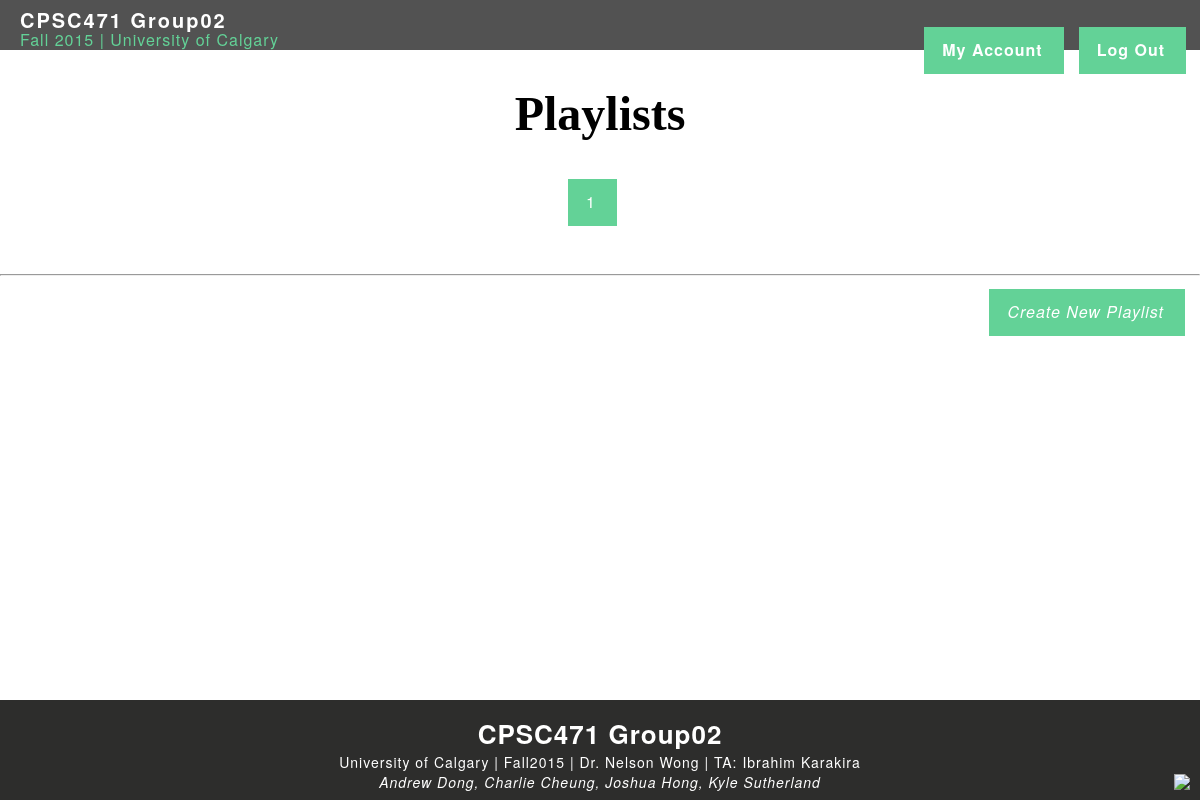
/playlists.php (signed in), run on an earlier commit of the app's database.
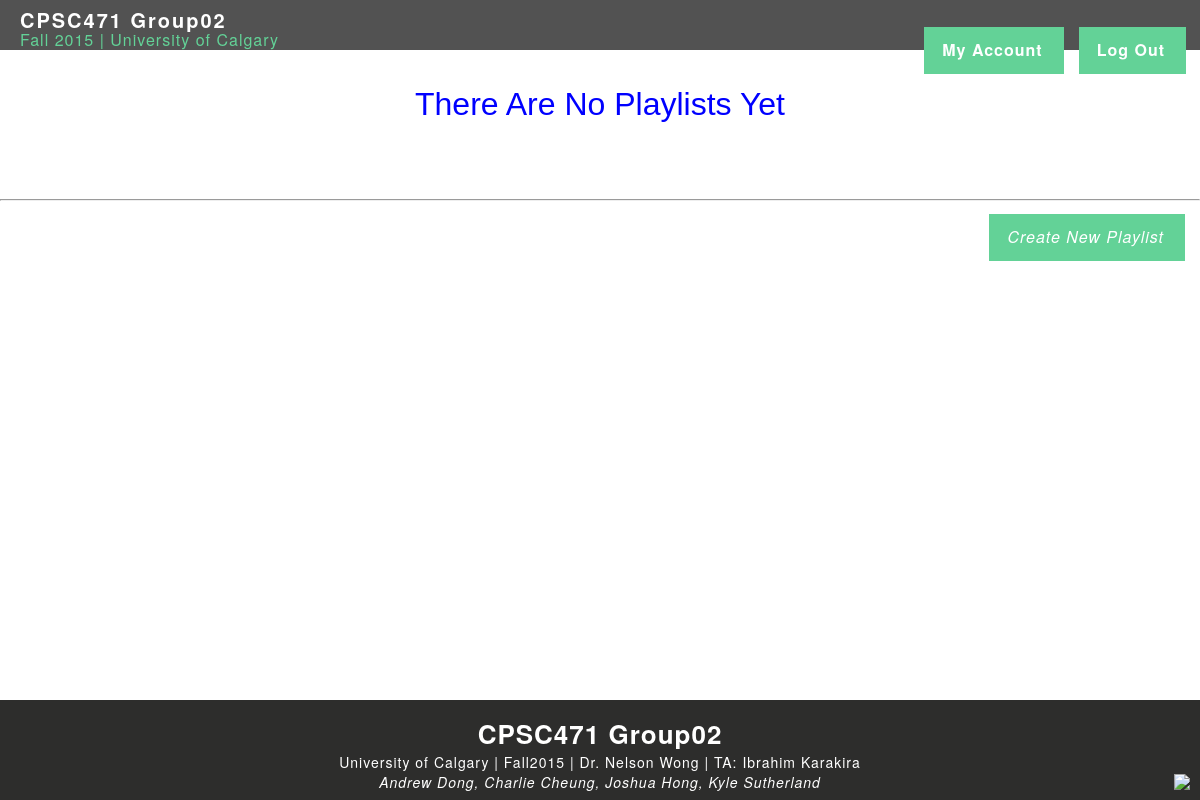
And on a later commit of the database.
### tables this page shows
CREATE TABLE IF NOT EXISTS `playlist` (
  `name` varchar(255) NOT NULL,
  `uid` int(5) NOT NULL DEFAULT '0',
  `Type` varchar(255) NOT NULL,
  PRIMARY KEY (`name`,`uid`),
  KEY `uid` (`uid`)
);

### html/playlists.php (the view, shortened to what this page needs)
<?php (include "requireslogin.php");
(include "header.php");
    $userID = $_SESSION["userID"];
    $playlist = "SELECT *
                FROM playlist
                WHERE uid = '$userID'";
    if($result = mysqli_query($link, $playlist))
    {
        if(mysqli_num_rows($result) > 0)
        {
            echo "<h1 style='text-align:center;font-size:300%'>Playlists</h1>";
            echo "<table cellpadding='10' style='width:100%'>";
            while($row = mysqli_fetch_array($result))
            {
                echo "<tr>";
                echo "<td style='font-size:150%;text-align:center;font-family:Helvetica'>" . '<div id="userbuttons"><a href="getPlaylist.php?link=' . $row["name"]. '">' . $row['name']."</a></div></td>";
                echo "</tr>";
            }
            echo "</table>";
        }
        else
        {
            echo "<p style='font-size:200%;font-family:Helvetica;text-align:center;color:Blue'>There Are No Playlists Yet</p>";
        }
    }
    else
    {
        echo "ERROR: Could not execute $sql." . mysqli_error($link);
    }
    echo "<br/>";
    echo "<br/>";
    echo "<hr/>";
    echo '<p style="font-size:150%;font-family:Helvetica;text-align:right"><div id="userbuttons" align="right"><a href="newPlaylistForm.php"><i>Create New Playlist</i></a></div></p>';
(include "footer.php");
?>

What changed in the data, as far as the page shows it:
removed playlist: name "1"
Also different on the page:
text no longer shown: "Playlists"
text now shown: "There Are No Playlists Yet"
